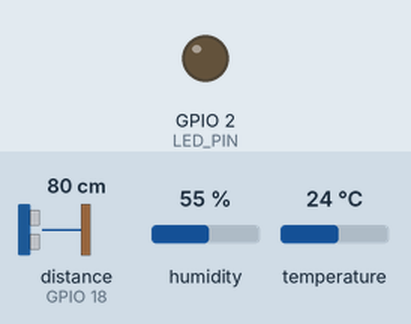
This sketch was run on a simulated ESP32. Shown: output pins drawn as LEDs (lit = HIGH). Wiring (inferred from the names in the program): ultrasonic range finder: trigger GPIO 5; echo GPIO 18. The test bench sets the inputs (shaded band); at power-on: distance to the obstacle (sensor on GPIO 18) 80 cm, humidity 55 %, temperature 24 °C. The echo pulse lasts 58.3 µs per cm; WiFi joins after 1.5 s; servers stay silent unless stated; random numbers use the default seed unless the sketch sets one; no MQTT or app messages arrive unless stated; pins used as bus, display or sensor lines are not drawn; what the sketch prints to the serial monitor is not drawn.

Above: at 2.8 s.
2.9 s: distance to the obstacle (sensor on GPIO 18) set to 12 cm
5.6 s: distance to the obstacle (sensor on GPIO 18) set to 9 cm
At 6.4 s:
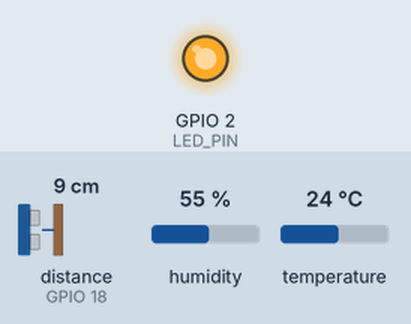
8.3 s: distance to the obstacle (sensor on GPIO 18) set to 18 cm
At 10.8 s:
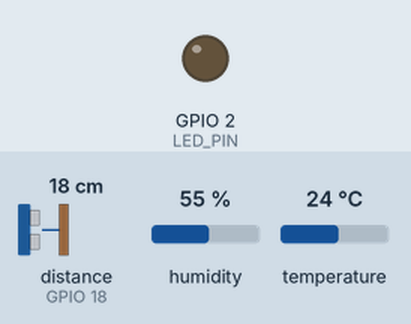
11.5 s: distance to the obstacle (sensor on GPIO 18) set to 2 cm
At 13.3 s:
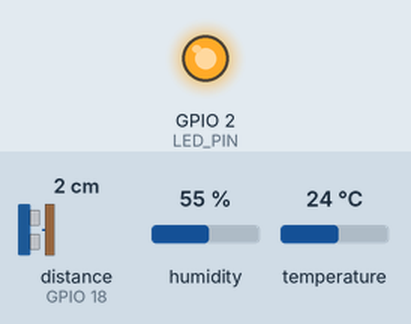
Timing chart, 0 to 14.8 s (numbered marks = the images above; inputs shaded):
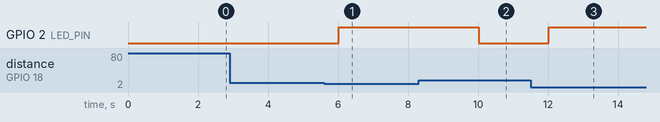

The sketch:

sketch.ino
```cpp
#include <WiFi.h>
#include <PubSubClient.h>
#include <DHT.h>
#include <ArduinoJson.h>

// --- KONFIGURASI WIFI & MQTT BROKER ---
const char* WIFI_SSID = "Wokwi-GUEST"; // Default Wi-Fi gratisan Wokwi
const char* WIFI_PASSWORD = "";
const char* MQTT_SERVER = "broker.hivemq.com"; // Public Broker gratis untuk tes
const int MQTT_PORT = 1883;

// Topic MQTT khusus untuk proyek kita
const char* MQTT_TOPIC_PUB = "industrial/telemetry/hilmi/data";

// --- PIN DEFINITION ---
#define DHTPIN 15
#define DHTTYPE DHT22
#define TRIG_PIN 5
#define ECHO_PIN 18
#define LED_PIN 2

DHT dht(DHTPIN, DHTTYPE);
WiFiClient espClient;
PubSubClient client(espClient);

unsigned long lastMsg = 0;
const long interval = 2000; // Kirim data tiap 2 detik

void setupWiFi() {
  delay(100);
  Serial.println("\n--- Menghubungkan ke WiFi ---");
  Serial.print("Connecting to: ");
  Serial.println(WIFI_SSID);

  // Cukup panggil begin tanpa WiFi.mode(WIFI_STA) untuk simulasi Wokwi
  WiFi.begin(WIFI_SSID, WIFI_PASSWORD);

  int timeout = 0;
  while (WiFi.status() != WL_CONNECTED && timeout < 20) { // Timeout 10 detik
    delay(500);
    Serial.print(".");
    timeout++;
  }

  if (WiFi.status() == WL_CONNECTED) {
    Serial.println("\nWiFi Terhubung!");
    Serial.print("IP Address: ");
    Serial.println(WiFi.localIP());
  } else {
    Serial.println("\nWiFi Gagal Terhubung, mencoba ulang...");
  }
}

void reconnectMQTT() {
  // Loop sampai terhubung ke MQTT Broker
  while (!client.connected()) {
    Serial.print("Mencoba koneksi ke MQTT Broker...");

    // Bikin Client ID unik pakai random angka
    String clientId = "ESP32-Hilmi-";
    clientId += String(random(0xffff), HEX);

    if (client.connect(clientId.c_str())) {
      Serial.println(" Terhubung!");
    } else {
      Serial.print(" Gagal, rc=");
      Serial.print(client.state());
      Serial.println(" Coba lagi dalam 5 detik...");
      delay(5000);
    }
  }
}

float bacaJarak() {
  digitalWrite(TRIG_PIN, LOW);
  delayMicroseconds(2);
  digitalWrite(TRIG_PIN, HIGH);
  delayMicroseconds(10);
  digitalWrite(TRIG_PIN, LOW);

  long duration = pulseIn(ECHO_PIN, HIGH, 30000);
  if (duration == 0) return -1.0;
  return (duration * 0.0343) / 2.0;
}

void setup() {
  Serial.begin(115200);
  pinMode(TRIG_PIN, OUTPUT);
  pinMode(ECHO_PIN, INPUT);
  pinMode(LED_PIN, OUTPUT);

  dht.begin();
  setupWiFi();

  client.setServer(MQTT_SERVER, MQTT_PORT);
}

void loop() {
  // Cek koneksi MQTT, jika putus maka re-connect
  if (!client.connected()) {
    reconnectMQTT();
  }
  client.loop();

  // Pengiriman data non-blocking menggunakan millis()
  unsigned long now = millis();
  if (now - lastMsg > interval) {
    lastMsg = now;

    float temp = dht.readTemperature();
    float hum = dht.readHumidity();
    float dist = bacaJarak();

    if (isnan(temp) || isnan(hum)) {
      Serial.println("Gagal membaca dari sensor DHT!");
      return;
    }

    // --- BIKIN PAYLOAD DATA DENGAN ARDUINOJSON ---
    StaticJsonDocument<200> doc;
    doc["device_id"] = "ESP32_IND_01";
    doc["temperature"] = temp;
    doc["humidity"] = hum;
    doc["distance_cm"] = dist;
    doc["status"] = (temp > 40.0 || dist < 10.0) ? "WARNING" : "NORMAL";

    char jsonBuffer[256];
    serializeJson(doc, jsonBuffer);

    // --- PUBLISH DATA KE MQTT BROKER ---
    client.publish(MQTT_TOPIC_PUB, jsonBuffer);
    Serial.print("Data Terkirim via MQTT: ");
    Serial.println(jsonBuffer);

    // Indikator Alert lokal
    if (temp > 40.0 || dist < 10.0) {
      digitalWrite(LED_PIN, HIGH);
    } else {
      digitalWrite(LED_PIN, LOW);
    }
  }
}
```

Measured:
- the behaviour switches between 11 and 10 cm on distance to the obstacle (sensor on GPIO 18) (found by bisection; images 0 and 1)
- after the input at 2.9 s, every drawn part: stays the same
- after the input at 5.6 s, GPIO 2 (LED_PIN): LOW → HIGH after 0.42 s
- after the input at 8.3 s, GPIO 2 (LED_PIN): HIGH → LOW after 1.7 s
- after the input at 11.5 s, GPIO 2 (LED_PIN): LOW → HIGH after 0.51 s
